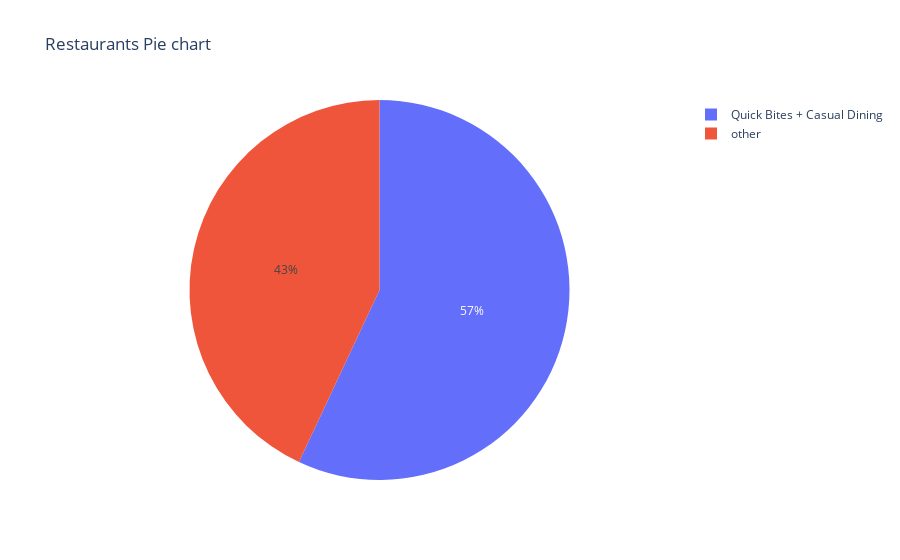

Here is the notebook cell this chart was saved with:
### Code cell
fig = px.pie(df, values=values, names=labels,title='Restaurants Pie chart')
fig.show()

### Figure 1 — Plotly figure (JSON) as saved in the notebook; plotly's stock layout.template omitted (floating-point values rounded to 4 significant figures)
{"data": [{"domain": {"x": [0, 1], "y": [0, 1]}, "hovertemplate": "label=%{label}<br>value=%{value}<extra></extra>", "labels": ["Quick Bites + Casual Dining", "other"], "legendgroup": "", "name": "", "showlegend": true, "type": "pie", "values": [29462, 22255]}], "layout": {"legend": {"tracegroupgap": 0}, "title": {"text": "Restaurants Pie chart"}}}
